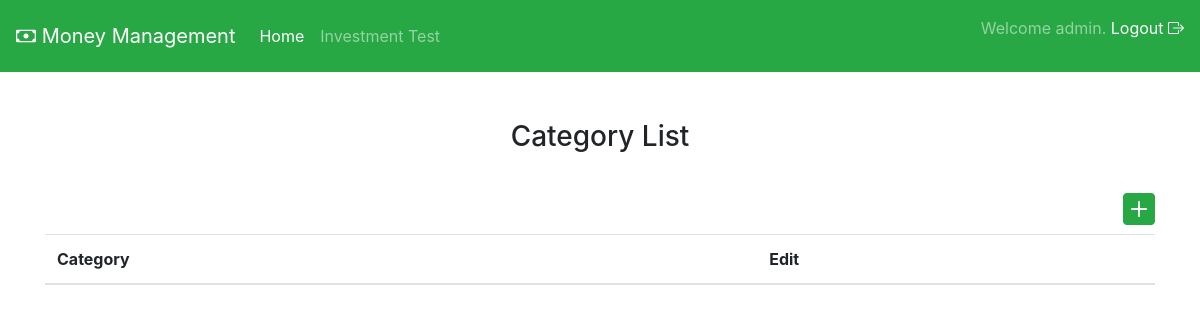
Page /categories (signed in) on the earlier database version.
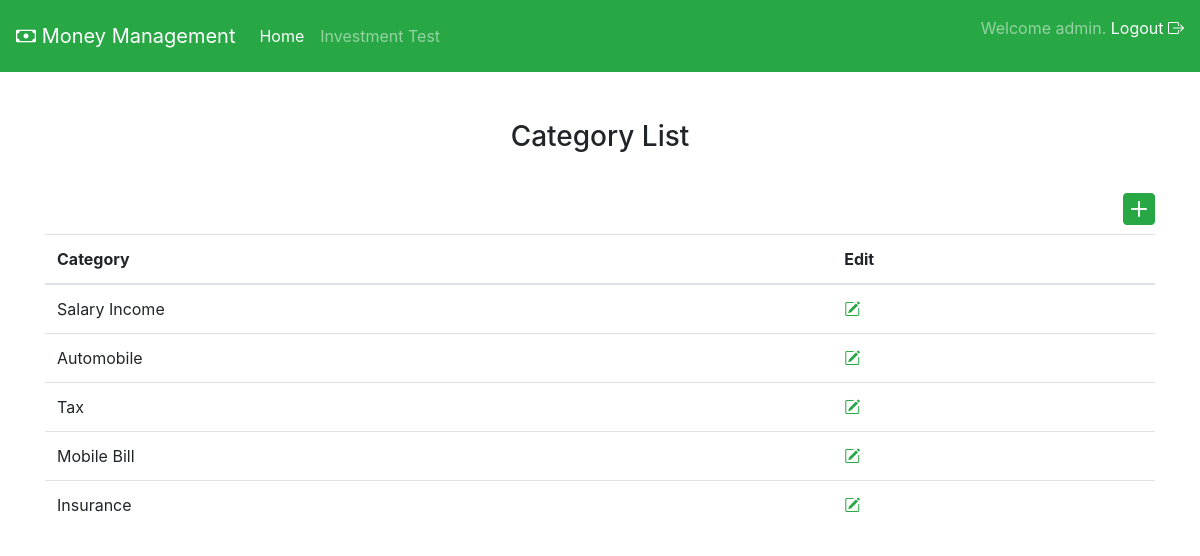
Same page on the later database version.
### savings/models.py (models this page shows)
class TransactionCategory(models.Model):
    category = models.CharField(max_length=50)

### savings/views.py (the view)
# urls.py: path('categories', views.get_accounts_categories, name='bank-acct-categories'),
@login_required
def get_accounts_categories(request):
    categories = TransactionCategory.objects.all()
    context = {"categories": categories}
    return render(request, 'savings/category_list.html', context=context)

### savings/templates/savings/category_list.html (shortened to what this page needs)
{% extends 'home/base.html' %}
{% block body_block %}
<div class="container">
    <div class="text-center">
        <h3>Category List</h3>
        <br>
    </div>
    <div class="text-right">
        <a href="{% url 'add_savings_acct_category'%}"><i class="bi bi-plus-square-fill text-success" style="font-size: 2rem; color: cornflowerblue;"></i></a>
    </div>
    <table class="table  table-hover">
        <thead>
        <tr>
            <th scope="col">Category</th>
            <th >Edit</th>
        </tr>
        </thead>
        <tbody>
            {% for category in categories %}
            <tr>
                <td>{{category.category }}</td>
                <td><a href="categories/update/{{category.id}}"><i class="bi bi-pencil-square text-success" style="font-size: 1rem; color: cornflowerblue;"></i></a></td>
            </tr>
            {% endfor %}
        </tbody>
    </table>
</div>
{% endblock %}

Differences in the rows shown:
added TransactionCategory: category "Salary Income"
added TransactionCategory: category "Automobile"
added TransactionCategory: category "Tax"
added TransactionCategory: category "Mobile Bill"
added TransactionCategory: category "Insurance"
